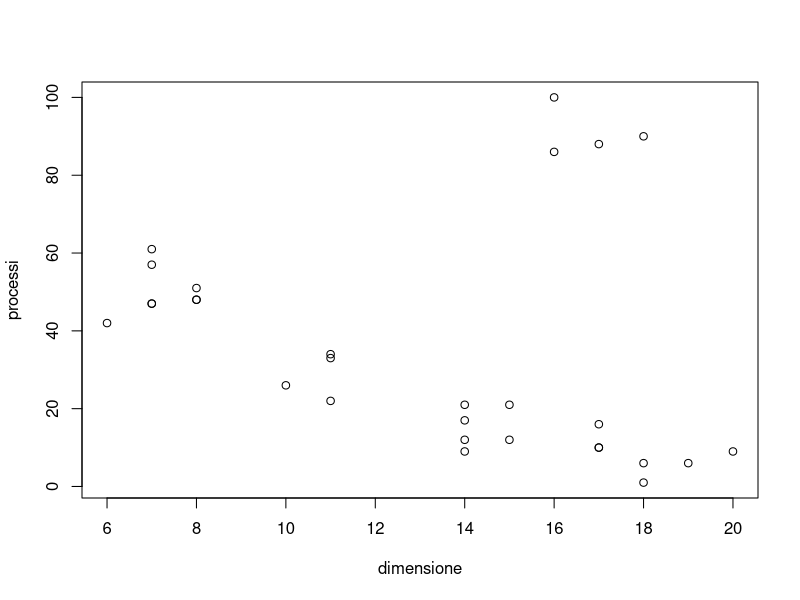
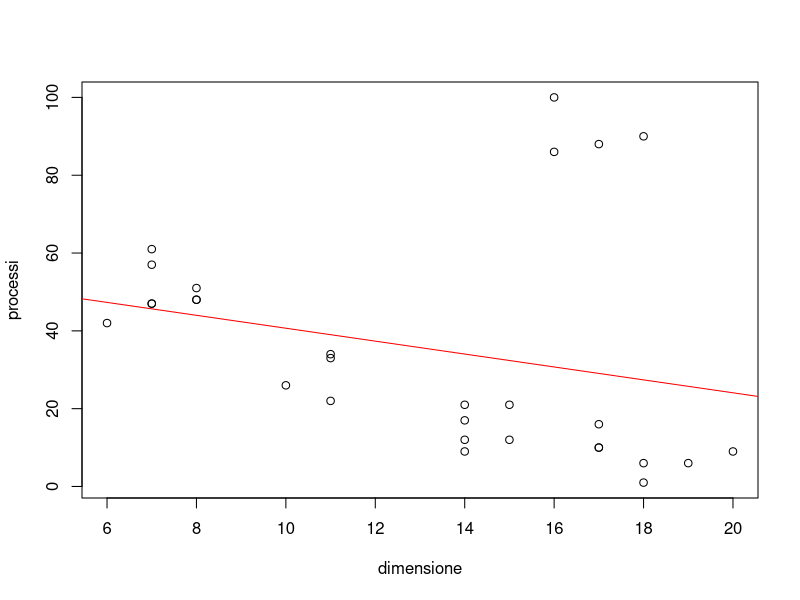
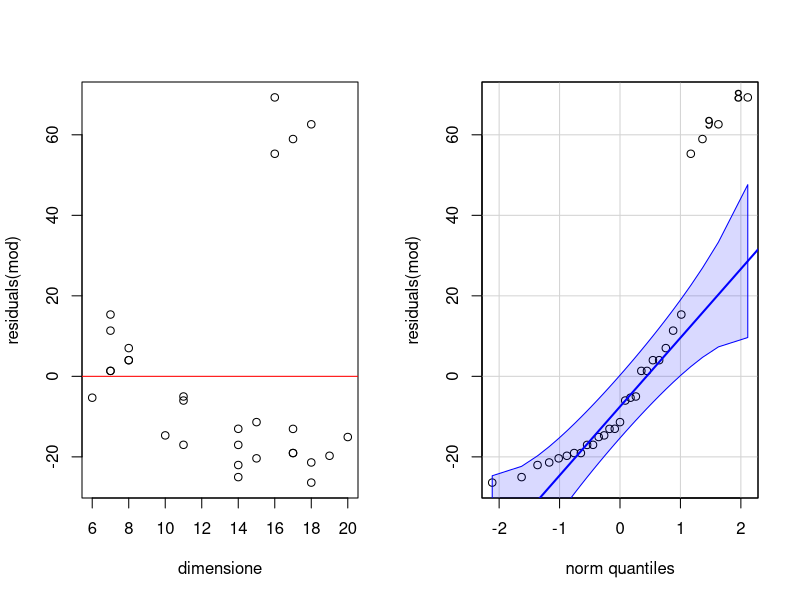
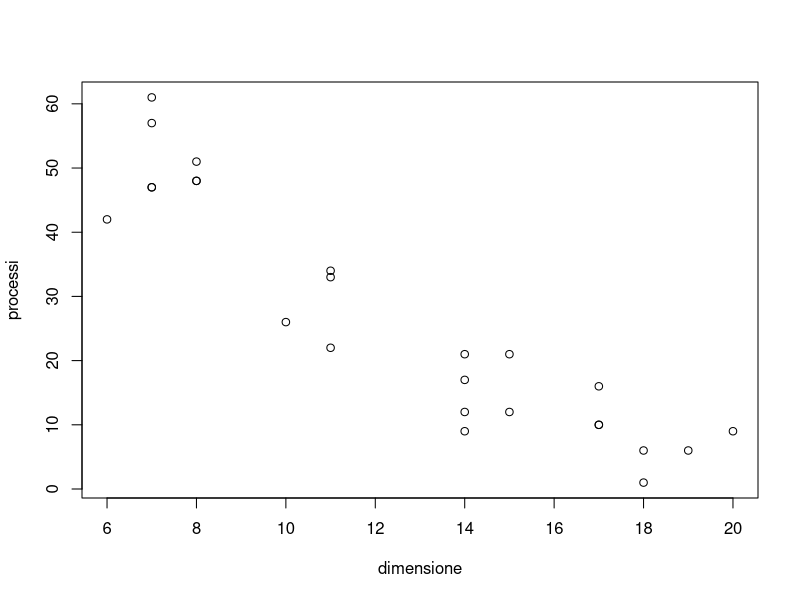
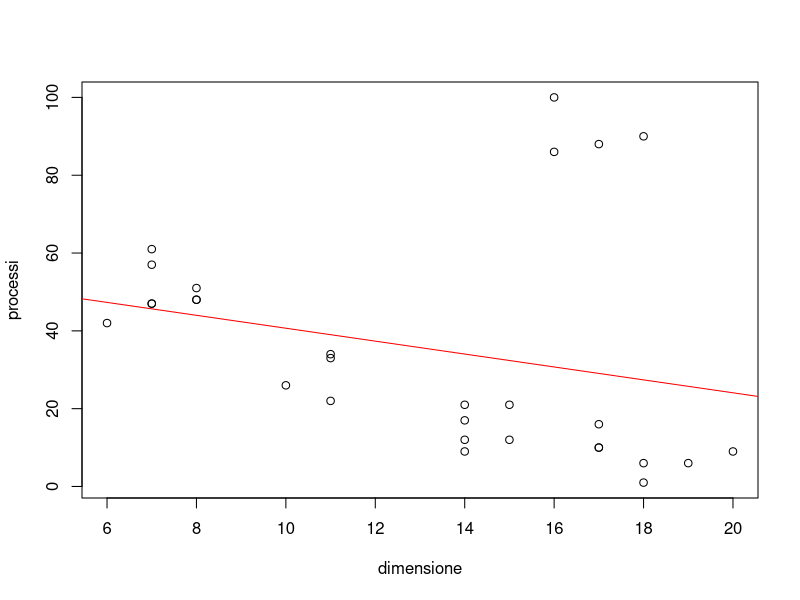
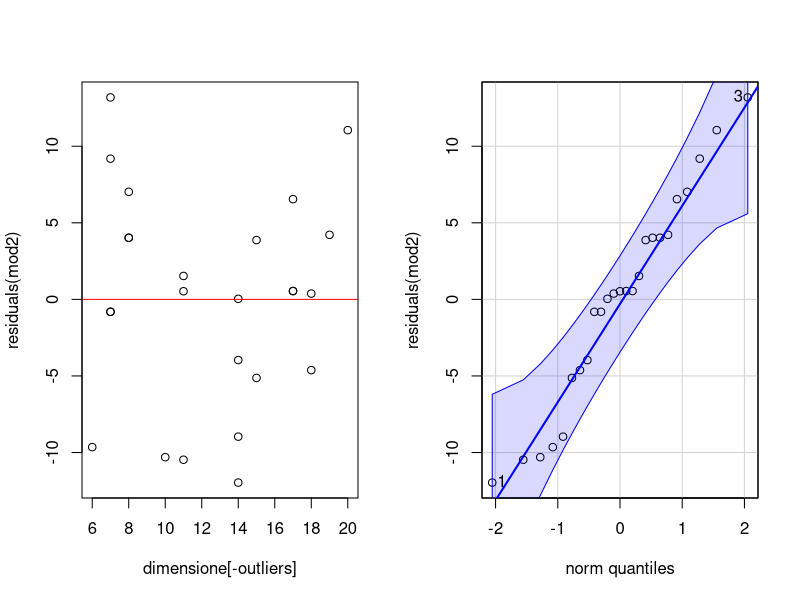
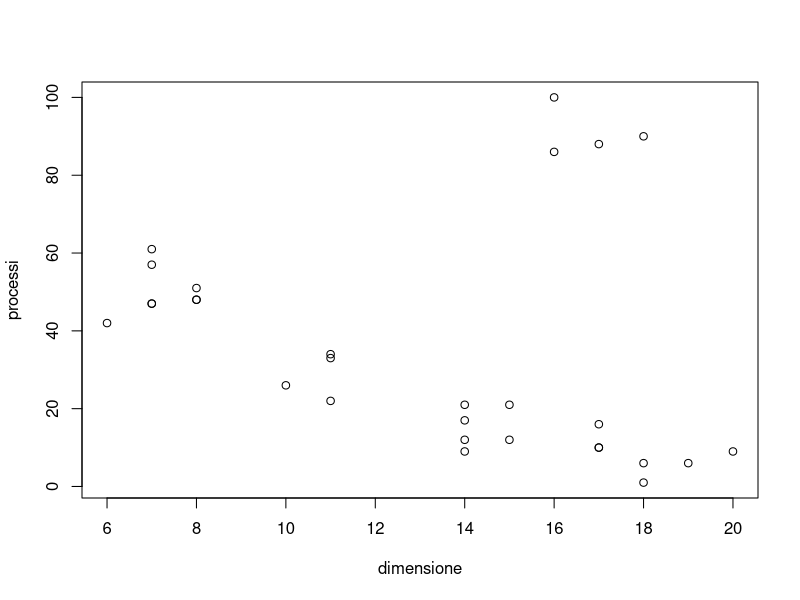
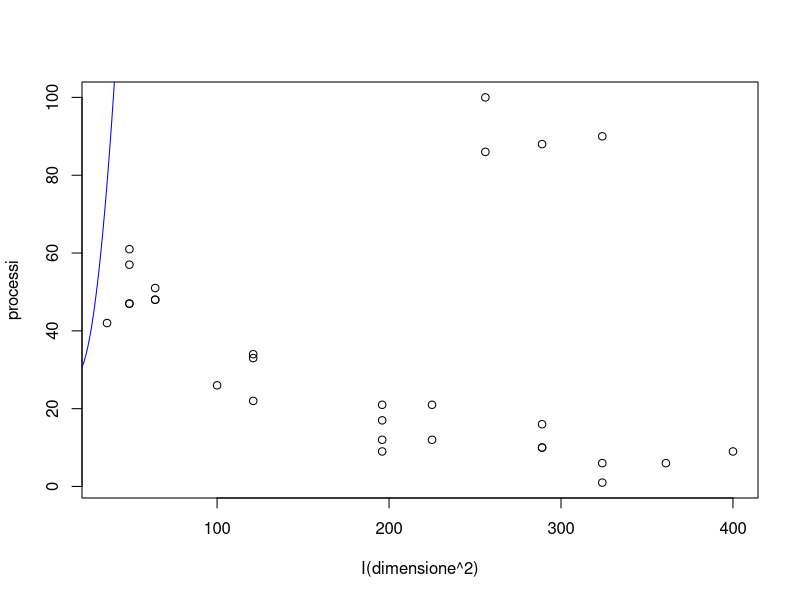

Generate these figures, in order, with R:
## ---- chunk 1
  knitr::opts_chunk$set(echo = TRUE)
  library(car)
## ---- chunk 2
    dataset <- read.csv('efficienza.csv')
    # x_name <- processi 
    # y_name <- dimensione
    plot(processi ~ dimensione, data = dataset)
    summary(dataset)
## ---- chunk 3
    outliers_range <- 80
    outliers <- which(dataset$processi > outliers_range) # processi è la x_name
    summary(outliers)
## ---- chunk 4
    mod <- lm(processi ~ dimensione, data = dataset) 
    plot(processi ~ dimensione , data=dataset)
    curve(coef(mod)[1] + coef(mod)[2] * x + coef(mod)[3] * x ^ 2, from = min(dataset$processi), to = max(dataset$processi), add = TRUE, col = "blue")
    abline(mod, col = 'red')
    summary(mod)
    
## ---- chunk 5
    par(mfrow = c(1,2))
    plot(residuals(mod) ~ dimensione, data=dataset)
    abline(h=0, col = "red")
    qqPlot(residuals(mod))
    par(mfrow = c(1,1))
## ---- chunk 6
    mod2 <- lm(processi ~ dimensione , data = dataset, subset=-outliers) 
    plot(processi ~ dimensione , data=dataset, subset= -outliers)
    summary(mod2)
    plot(processi ~ dimensione, data = dataset)
    curve(coef(mod)[1] + coef(mod)[2] * x + coef(mod)[3] * x ^ 2, from = min(dataset$processi), to = max(dataset$processi), add = TRUE, col = "blue")
    curve(coef(mod2)[1] + coef(mod2)[2] * x + coef(mod2)[3] * x ^ 2, from = min(dataset$processi), to = max(dataset$processi), add = TRUE, col = "green")
    abline(mod, col = 'red')
## ---- chunk 7
    par(mfrow = c(1,2))
    plot(residuals(mod2) ~ dimensione[-outliers], data=dataset)
    abline(h=0, col = "red")
    qqPlot(residuals(mod2))
    par(mfrow = c(1,1))
## ---- chunk 8
    mod_quad <- lm(processi ~ dimensione + I(dimensione ^ 2), data = dataset) 
    plot(processi ~ dimensione + I(dimensione ^ 2), data=dataset)
    curve(coef(mod_quad)[1] + coef(mod_quad)[2] * x + coef(mod_quad)[3] * x ^ 2, from = min(dataset$processi), to = max(dataset$processi), add = TRUE, col = "blue")
    summary(mod_quad)
    
## ---- chunk 9
    par(mfrow = c(1,2))
    plot(residuals(mod_quad) ~ dimensione, data=dataset)
    abline(h=0, col = "red")
    qqPlot(residuals(mod_quad))
    par(mfrow = c(1,1))
## ---- chunk 10
    mod_quad_2 <- lm(processi ~ dimensione + I(dimensione ^ 2), data = dataset, subset=-outliers) 
    plot(processi ~ dimensione + I(dimensione ^ 2), data=dataset, subset= -outliers)
    summary(mod_quad_2)
    plot(processi ~ dimensione, data = dataset)
    curve(coef(mod_quad)[1] + coef(mod_quad)[2] * x + coef(mod_quad)[3] * x ^ 2, from = min(dataset$processi), to = max(dataset$processi), add = TRUE, col = "blue")
    curve(coef(mod_quad_2)[1] + coef(mod_quad_2)[2] * x + coef(mod_quad_2)[3] * x ^ 2, from = min(dataset$processi), to = max(dataset$processi), add = TRUE, col = "green")
    
## ---- chunk 11
    par(mfrow = c(1,2))
    plot(residuals(mod_quad_2) ~ dimensione[-outliers], data=dataset)
    abline(h=0, col = "red")
    qqPlot(residuals(mod_quad_2))
    par(mfrow = c(1,1))
## ---- chunk 12
    mod_cubica <- lm(processi ~ dimensione + I(dimensione ^ 3), data = dataset) 
    plot(processi ~ dimensione + I(dimensione ^ 2), data=dataset)
    curve(coef(mod_cubica)[1] + coef(mod_cubica)[2] * x + coef(mod_cubica)[3] * x ^ 2, from = min(dataset$processi), to = max(dataset$processi), add = TRUE, col = "blue")
    summary(mod_cubica)
    
## ---- chunk 13
    par(mfrow = c(1,2))
    plot(residuals(mod_cubica) ~ dimensione, data=dataset)
    abline(h=0, col = "red")
    qqPlot(residuals(mod_cubica))
    par(mfrow = c(1,1))
## ---- chunk 14
    mod_cubica_2 <- lm(processi ~ dimensione + I(dimensione ^ 3), data = dataset, subset=-outliers) 
    plot(processi ~ dimensione + I(dimensione ^ 3), data=dataset, subset= -outliers)
    summary(mod_cubica_2)
    plot(processi ~ dimensione, data = dataset)
    curve(coef(mod_cubica)[1] + coef(mod_cubica)[2] * x + coef(mod_cubica)[3] * x ^ 2, from = min(dataset$processi), to = max(dataset$processi), add = TRUE, col = "blue")
    curve(coef(mod_cubica_2)[1] + coef(mod_cubica_2)[2] * x + coef(mod_cubica_2)[3] * x ^ 2, from = min(dataset$processi), to = max(dataset$processi), add = TRUE, col = "green")
    
## ---- chunk 15
    par(mfrow = c(1,2))
    plot(residuals(mod_cubica_2) ~ dimensione[-outliers], data=dataset)
    abline(h=0, col = "red")
    qqPlot(residuals(mod_cubica_2))
    par(mfrow = c(1,1))
## ---- chunk 16
      mod_logaritmica_x <- lm(log(processi) ~ dimensione, data = dataset) 
      plot(log(processi) ~ dimensione, data=dataset)
      abline(mod_logaritmica_x, col = "red")
      summary(mod_logaritmica_x)
## ---- chunk 17
    par(mfrow = c(1,2))
    plot(residuals(mod_logaritmica_x) ~ dimensione, data=dataset)
    abline(h=0, col = "red")
    qqPlot(residuals(mod_logaritmica_x))
## ---- chunk 18
    mod_logaritmica_x2 <- lm(log(processi) ~ dimensione , data = dataset, subset=-outliers) 
    plot(log(processi) ~ dimensione , data=dataset, subset= -outliers)
    summary(mod_logaritmica_x2)
    plot(log(processi) ~ dimensione, data = dataset)
    curve(coef(mod_logaritmica_x)[1] + coef(mod_logaritmica_x)[2] * x + coef(mod_logaritmica_x)[3] * x ^ 2, from = min(dataset$processi), to = max(dataset$processi), add = TRUE, col = "blue")
    curve(coef(mod_logaritmica_x2)[1] + coef(mod_logaritmica_x2)[2] * x + coef(mod_logaritmica_x2)[3] * x ^ 2, from = min(dataset$processi), to = max(dataset$processi), add = TRUE, col = "green")
    abline(mod_logaritmica_x, col = "red")
## ---- chunk 19
    par(mfrow = c(1,2))
    plot(residuals(mod_logaritmica_x2) ~ dimensione[-outliers], data=dataset)
    abline(h=0, col = "red")
    qqPlot(residuals(mod_logaritmica_x2))
    par(mfrow = c(1,1))
## ---- chunk 20
      mod_logaritmica_y <- lm(processi ~ log(dimensione), data = dataset) 
      plot(processi ~ log(dimensione), data=dataset)
      abline(mod_logaritmica_y, col = "red")
      summary(mod_logaritmica_y)
## ---- chunk 21
    par(mfrow = c(1,2))
    plot(residuals(mod_logaritmica_y) ~ dimensione, data=dataset)
    abline(h=0, col = "red")
    qqPlot(residuals(mod_logaritmica_y))
## ---- chunk 22
    mod_logaritmica_y2 <- lm(processi ~ log(dimensione) , data = dataset, subset=-outliers) 
    plot(processi ~ log(dimensione), data=dataset, subset= -outliers)
    summary(mod_logaritmica_y2)
    plot(processi ~ log(dimensione), data = dataset)
    curve(coef(mod_logaritmica_y)[1] + coef(mod_logaritmica_y)[2] * x + coef(mod_logaritmica_y)[3] * x ^ 2, from = min(dataset$processi), to = max(dataset$processi), add = TRUE, col = "blue")
    curve(coef(mod_logaritmica_y2)[1] + coef(mod_logaritmica_y2)[2] * x + coef(mod_logaritmica_y2)[3] * x ^ 2, from = min(dataset$processi), to = max(dataset$processi), add = TRUE, col = "green")
    abline(mod_logaritmica_y, col = "red")
## ---- chunk 23
    par(mfrow = c(1,2))
    plot(residuals(mod_logaritmica_y2) ~ dimensione[-outliers], data=dataset)
    abline(h=0, col = "red")
    qqPlot(residuals(mod_logaritmica_y2))
    par(mfrow = c(1,1))
## ---- chunk 24
      mod_logaritmica <- lm(log(processi) ~ log(dimensione), data = dataset) 
      plot(log(processi) ~ log(dimensione), data=dataset)
      abline(mod_logaritmica, col = "red")
      summary(mod_logaritmica)
## ---- chunk 25
    par(mfrow = c(1,2))
    plot(residuals(mod_logaritmica) ~ dimensione, data=dataset)
    abline(h=0, col = "red")
    qqPlot(residuals(mod_logaritmica))
## ---- chunk 26
    mod_logaritmica2 <- lm(log(processi) ~ log(dimensione) , data = dataset, subset=-outliers) 
    plot(log(processi) ~ log(dimensione), data=dataset, subset= -outliers)
    summary(mod_logaritmica2)
    plot(log(processi) ~ log(dimensione), data = dataset)
    curve(coef(mod_logaritmica)[1] + coef(mod_logaritmica)[2] * x + coef(mod_logaritmica)[3] * x ^ 2, from = min(dataset$processi), to = max(dataset$processi), add = TRUE, col = "blue")
    curve(coef(mod_logaritmica2)[1] + coef(mod_logaritmica2)[2] * x + coef(mod_logaritmica2)[3] * x ^ 2, from = min(dataset$processi), to = max(dataset$processi), add = TRUE, col = "green")
    abline(mod_logaritmica, col = "red")
## ---- chunk 27
    par(mfrow = c(1,2))
    plot(residuals(mod_logaritmica2) ~ dimensione[-outliers], data=dataset)
    abline(h=0, col = "red")
    qqPlot(residuals(mod_logaritmica2))
    par(mfrow = c(1,1))
## ---- chunk 28
    par(mfrow = c(2,2))
    mod_logaritmica <- lm(log(processi) ~ log(dimensione), data = dataset) 
    plot(processi ~ dimensione, data=dataset)
    plot(processi ~ dimensione + I(dimensione ^ 2), data=dataset)
    plot(processi ~ dimensione + I(dimensione ^ 3), data=dataset)
    plot(processi ~ log(dimensione), data=dataset)
    plot(log(processi) ~ dimensione, data=dataset)
    plot(log(processi) ~ log(dimensione), data=dataset)
    par(mfrow = c(1,1))
    summary(mod_logaritmica)
## ---- chunk 29
predict(mod2, newdata = data.frame(dimensione = 10), interval = "prediction") # dove 10 è la dimenisone che vogliamo controllare
## ---- chunk 30
2 * 3 / log(1.2)
sin(2 * pi / 20)
a <- 2 * c(1, 2)
a
z <- qnorm(0.95)
z
t <- qt(0.95, df = 12)
t
